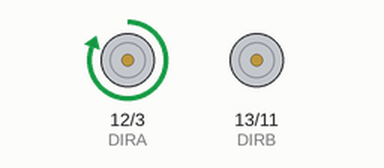
Recording of a sketch running on a simulated Arduino Uno, built with avr-gcc and run on an emulated ATmega328P. Shown: direction and speed pins drawn as motors (green arrow = direction pin HIGH = forward, orange = LOW = backward, longer = more drive).

Above: at 0.1 s.
At 18.1 s:
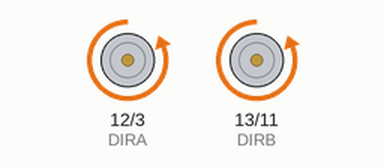
At 27.1 s:
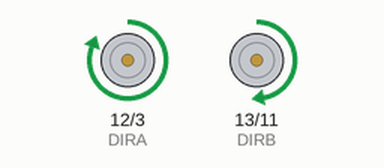
At 36.1 s:
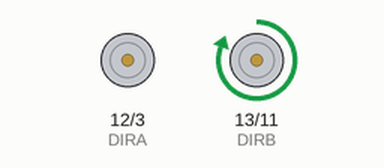
Timing chart, 0 to 37.6 s (numbered marks = the images above):
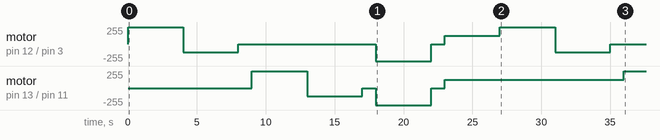

The sketch:

Internet.ino
```cpp
#define CW  0                     //Sentido ClockWise
#define CCW 1                   //Sentido Counter ClockWise

#define MOTOR_A 2
#define MOTOR_B 4

const byte PWMA = 3;                  // PWM control (speed) for motor A
const byte PWMB = 11;                 // PWM control (speed) for motor B
const byte DIRA = 12;                 // Direction control for motor A
const byte DIRB = 13;                 // Direction control for motor B


void setup() {
        setupArdumoto();
}

void loop() {
  // Mueve solo el Motor A, a diferentes velocidades
      driveArdumoto(MOTOR_A, CCW, 255); // Motor A, avance a toda maquina
      delay(4000);  // Motor A girará 1 segundo

      driveArdumoto(MOTOR_A, CW, 127);  // Motor A, avance a media potencia
      delay(4000);

      stopArdumoto(MOTOR_A);  // Parar Motor A
      delay(1000);

     // Mueve solo el Motor B a varias velocidades
     driveArdumoto(MOTOR_B, CCW, 255); // Motor B, retoceso a toda maquina
     delay(4000);
     driveArdumoto(MOTOR_B, CW, 127);  // Motor B, avance media
     delay(4000);

     stopArdumoto(MOTOR_B);  // Para Motor B
     delay(1000);

     // Ahora girar ambos motores
     driveArdumoto(MOTOR_A, CW, 255);  // Motor A avance toda
     driveArdumoto(MOTOR_B, CW, 255);  // Motor B avance toda
     delay(4000);

     stopArdumoto(MOTOR_A);  // Parar Motor A
     stopArdumoto(MOTOR_B);  // Para Motor B
     delay(1000);


     // Ahora retroceso a media maquina
     driveArdumoto(MOTOR_A, CCW, 127);  // Motor A at max speed.
     driveArdumoto(MOTOR_B, CCW, 127);  // Motor B at max speed.
     delay(4000);
}

void driveArdumoto(byte motor, byte dir, byte spd)
   {
    if (motor == MOTOR_A)
         {   digitalWrite(DIRA, dir);
             analogWrite(PWMA, spd);
         }
      else if (motor == MOTOR_B)
         {  digitalWrite(DIRB, dir);
            analogWrite(PWMB, spd);
         }
   }

void stopArdumoto(byte motor)
  {
    driveArdumoto(motor, 0, 0);
  }

void setupArdumoto()
   {    pinMode(PWMA, OUTPUT);
        pinMode(PWMB, OUTPUT);
        pinMode(DIRA, OUTPUT);
        pinMode(DIRB, OUTPUT);

        digitalWrite(PWMA, LOW);
        digitalWrite(PWMB, LOW);
        digitalWrite(DIRA, LOW);
        digitalWrite(DIRB, LOW);
   }
```

Measured:
- by itself, motor on pin 13 (DIRB) / pin 11 (PWMB): stopped → forward 255/255 at 9.0 s, → backward 127/255 4.0 s later, → stopped 4.0 s later, → backward 255/255 1.0 s later, … (7 changes in this stretch)
- by itself, motor on pin 12 (DIRA) / pin 3 (PWMA): stopped → forward 255/255 at 0.00 s, → backward 127/255 4.0 s later, → stopped 4.0 s later, → backward 255/255 10.0 s later, … (9 changes in this stretch)
